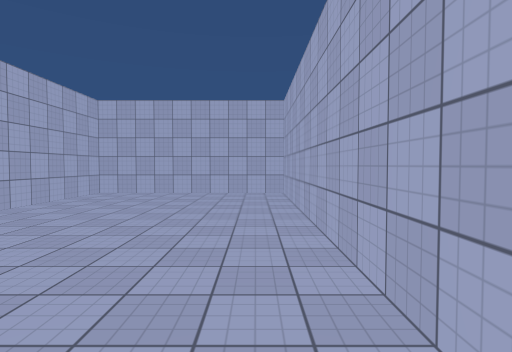
View 1 (above)

23 first-person views from a walk through a 3-D level made in the Unity game engine. The camera is 1.5 m above the floor, tilts 2° down and sees 80° across. The floor is counted in squares, 2 m on a side. Each view is taken from the middle of a square. On the plan, view 1 faces up. The plan holds only what a view shows up to about 10 squares ahead; the rest is blank. Surface patterns are stand-ins for the level's own textures.

View 2
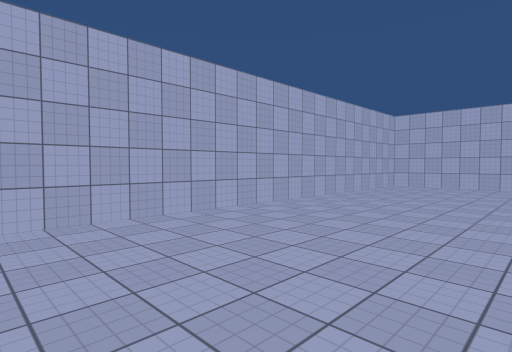

View 3
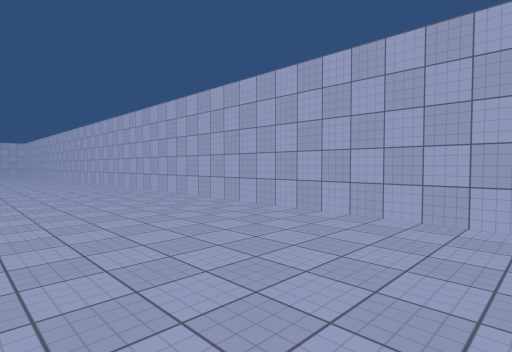

View 4
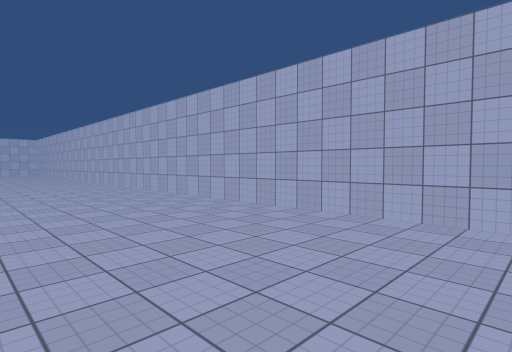

View 5
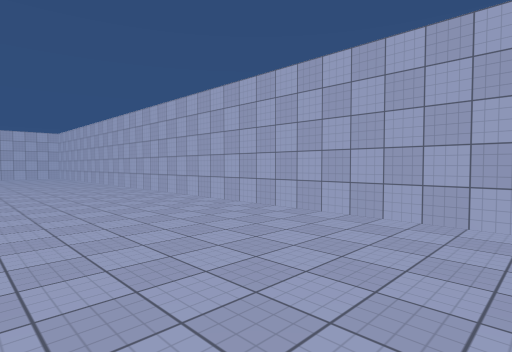

View 6
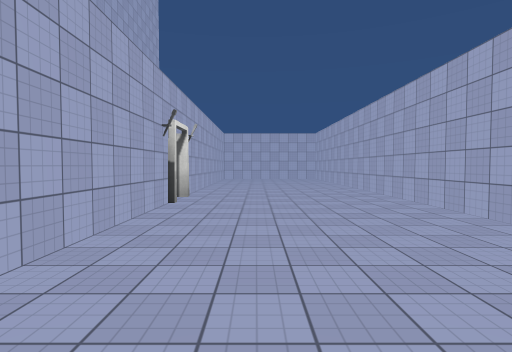

View 7
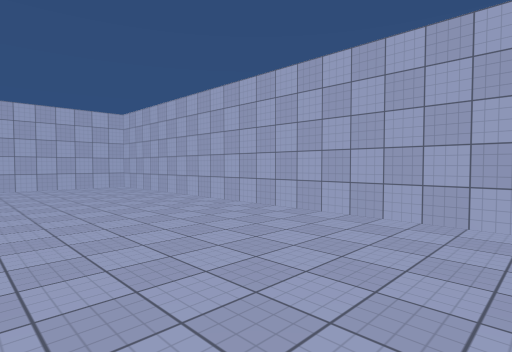

View 8
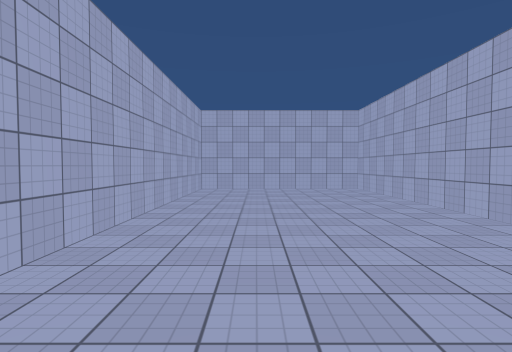

View 9
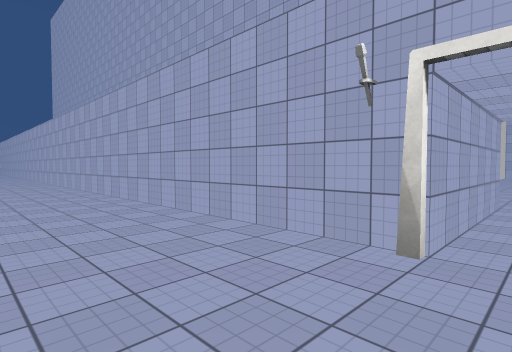

View 10
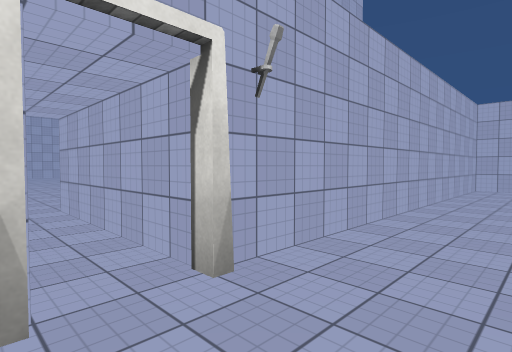

View 11
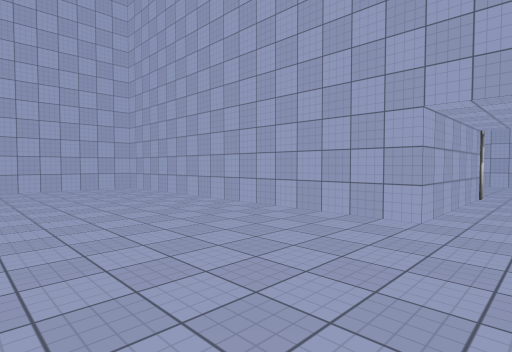

View 12
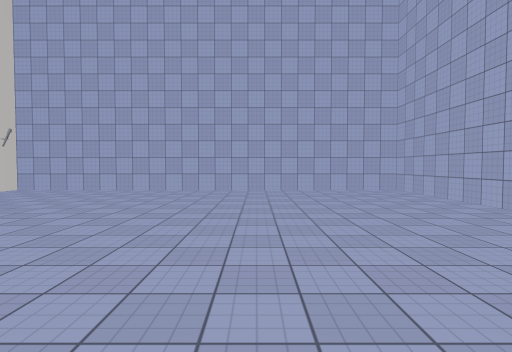

View 13
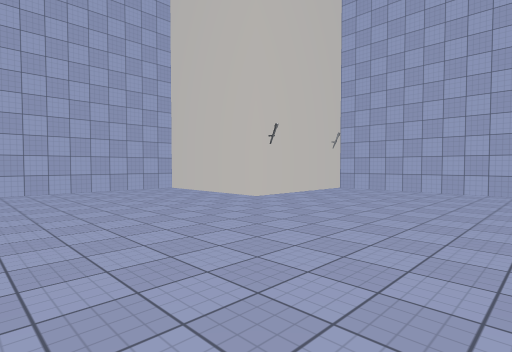

View 14
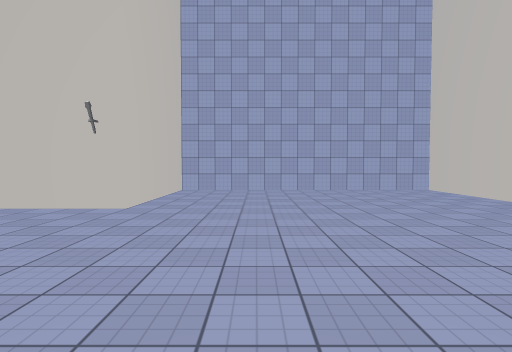

View 15
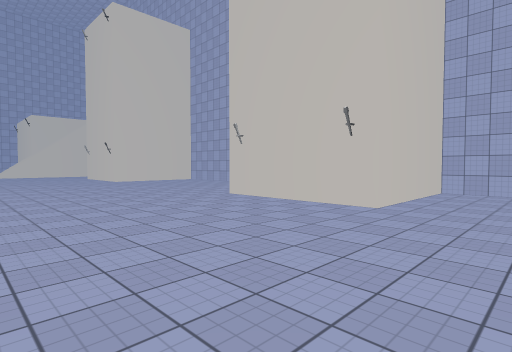

View 16
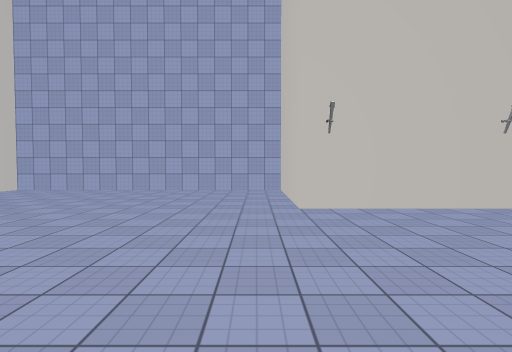

View 17
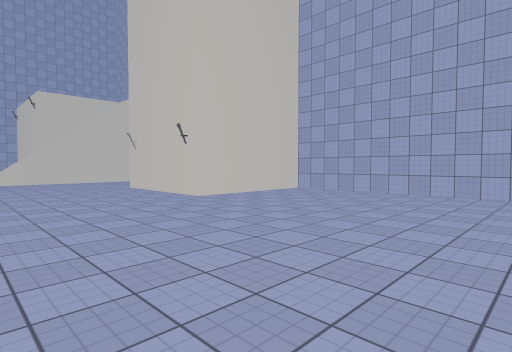

View 18
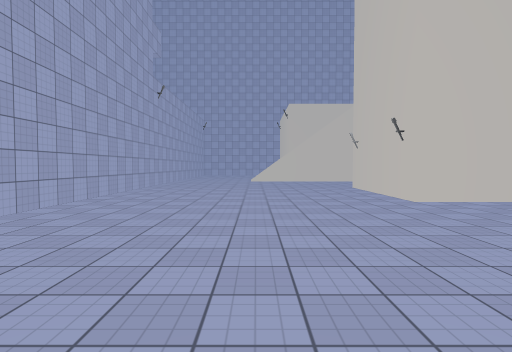

View 19
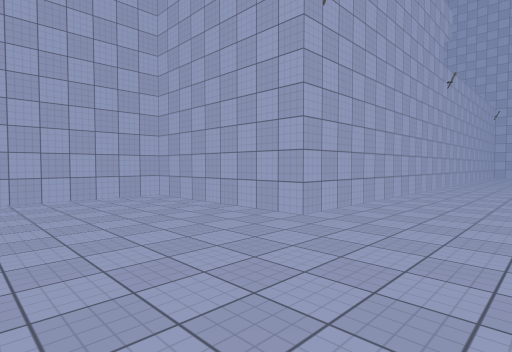

View 20
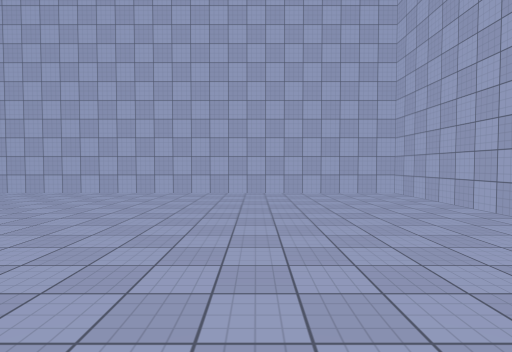

View 21
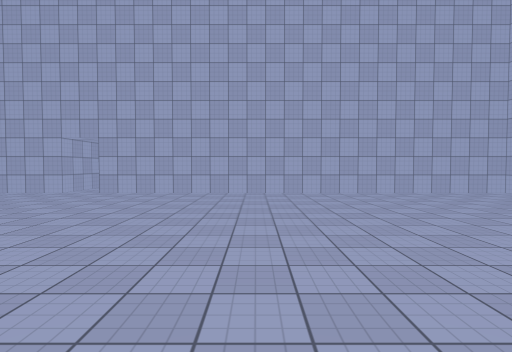

View 22
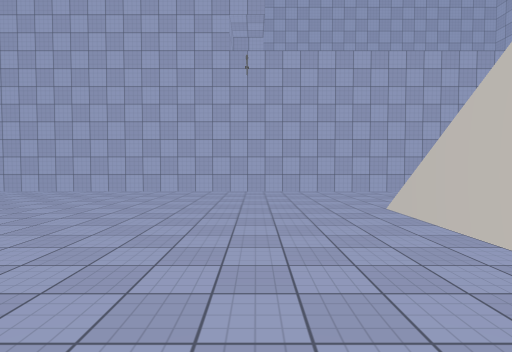

View 23
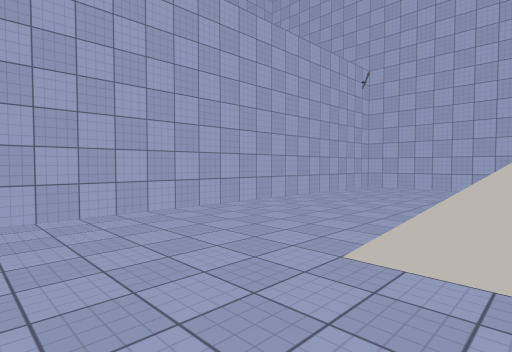

### Floor plan
Key: @ floor where view 1 was taken; # wall or solid block; . floor; / step, stairs or slope; B building.
Columns run from 5 left of view 1 to 21 right of it. Each row starts with its distance up from view 1.
  9 #######        ####
  8 #.....#        ...
  7 #.....#       #...
  6 #.....#       #...
  5 #.....#       #...
  4 #.....#       #...
  3 #.....#       #...
  2 #.....#       #.../
  1 #.....#       #.../
  0 #....@        #...B...
 -1 #.....        #........
 -2 #.....        #.........
 -3 #.....        #........
 -4 #.....        #.......B
 -5 #.....        #.......B
 -6 #.....        #.......B
 -7 #.....        #.......BBBB
 -8 #.....        #...........#
 -9 #.....        #...........#
-10 #.....   ######...........#
-11 #.....#  #................#
-12 #.....#  #................#
-13 #.....#  #................#
-14 #.....#  #................#
-15 #.....#  #................#
-16 #.....#  #............BBBB
-17 #.....#  #............B
-18 #.....#  #............B
-19 #.....#  #............BBBB
-20 #.....#  #................#
-21 #.....####................#
-22 #.............. ..........#
-23 #.....####................#
-24 #.....#  #................#
-25 #.....#  #................#
-26 #.....#  #................#
-27 #.....#  #................#
-28 #.....#  #............BBBB
-29 #.....#  #............B
-30 #.....#  #............B
-31 #.....#  #............B
-32 #######  #############

Positions as (right, up) in squares from view 1, and headings:
1: (0, 0), facing up
2: (0, -3), facing up-left
3: (0, -1), facing down-left
4: (0, -6), facing down-left
5: (0, -12), facing down-left
6: (-1, -15), facing down
7: (0, -21), facing down-left
8: (-1, -22), facing down
9: (-2, -22), facing up-right
10: (-1, -21), facing down-right
11: (9, -21), facing down-left
12: (9, -22), facing down
13: (11, -22), facing down-right
14: (11, -22), facing right
15: (11, -22), facing up-right
16: (11, -15), facing right
17: (12, -14), facing up-right
18: (13, -14), facing up
19: (12, -14), facing up-left
20: (13, -14), facing left
21: (13, -17), facing left
22: (18, -2), facing left
23: (14, -2), facing up-left
